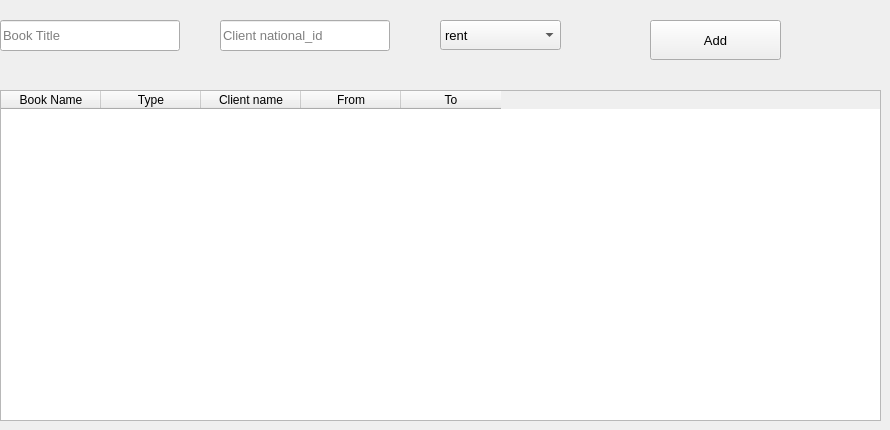
    <widget class="QWidget" name="tab_3">
     <attribute name="title">
      <string>Page</string>
     </attribute>
     <widget class="QTableWidget" name="tableWidget">
      <property name="geometry">
       <rect>
        <x>0</x>
        <y>90</y>
        <width>881</width>
        <height>331</height>
       </rect>
      </property>
      <column>
       <property name="text">
        <string>Book Name</string>
       </property>
      </column>
      <column>
       <property name="text">
        <string>Type</string>
       </property>
      </column>
      <column>
       <property name="text">
        <string>Client name</string>
       </property>
      </column>
      <column>
       <property name="text">
        <string>From</string>
       </property>
       <property name="font">
        <font>
         <family>Segoe UI</family>
        </font>
       </property>
      </column>
      <column>
       <property name="text">
        <string>To</string>
       </property>
      </column>
     </widget>
     <widget class="QPushButton" name="pushButton_8">
      <property name="geometry">
       <rect>
        <x>650</x>
        <y>20</y>
        <width>131</width>
        <height>40</height>
       </rect>
      </property>
      <property name="font">
       <font>
        <family>Segoe UI</family>
        <pointsize>10</pointsize>
       </font>
      </property>
      <property name="text">
       <string>Add</string>
      </property>
     </widget>
     <widget class="QComboBox" name="comboBox">
      <property name="geometry">
       <rect>
        <x>440</x>
        <y>20</y>
        <width>121</width>
        <height>30</height>
       </rect>
      </property>
      <property name="font">
       <font>
        <family>Segoe UI</family>
        <pointsize>10</pointsize>
       </font>
      </property>
      <item>
       <property name="text">
        <string>rent</string>
       </property>
      </item>
      <item>
       <property name="text">
        <string>retrieve</string>
       </property>
      </item>
     </widget>
     <widget class="QLineEdit" name="lineEdit">
      <property name="geometry">
       <rect>
        <x>0</x>
        <y>20</y>
        <width>180</width>
        <height>31</height>
       </rect>
      </property>
      <property name="font">
       <font>
        <family>Segoe UI</family>
        <pointsize>10</pointsize>
       </font>
      </property>
      <property name="placeholderText">
       <string>Book Title</string>
      </property>
     </widget>
     <widget class="QLineEdit" name="lineEdit_51">
      <property name="geometry">
       <rect>
        <x>220</x>
        <y>20</y>
        <width>170</width>
        <height>31</height>
       </rect>
      </property>
      <property name="font">
       <font>
        <family>Segoe UI</family>
        <pointsize>10</pointsize>
       </font>
      </property>
      <property name="placeholderText">
       <string>Client national_id</string>
      </property>
     </widget>
    </widget>
